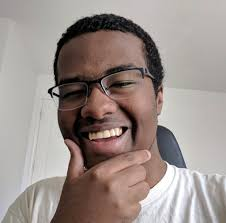
#> input picture Class9/Twomad.jpg, 226 x 223 px
$ python example.py
#> lines starting #> are read from the running program, lines starting #| are printed output that depends on the picture
from PIL import Image
from PIL import ImageFilter
im = Image.open('Twomad.jpg')
#> im is the input picture: PIL image 226x223 RGB; mean R, G, B 155.4, 143.7, 139.1

im.show()

print(im.format, im.size, im.mode)
#| JPEG (226, 223) RGB

# thumbnail

size = (128, 128)
im.thumbnail(size)
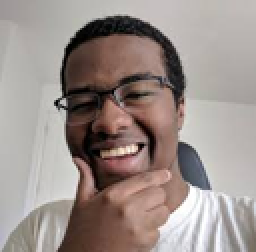
#> im: PIL image 128x126 RGB (shown 2 times larger); mean R, G, B 155.4, 143.7, 139.1

im.show()

im.save('thumbnail.jpg', 'JPEG')

# rotating
rotated = im.rotate(45)
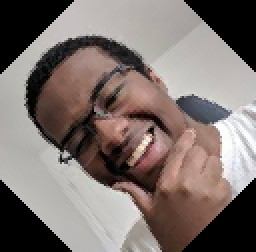
#> rotated: PIL image 128x126 RGB (shown 2 times larger); mean R, G, B 125.7, 114.6, 110.4
rotated.save('rotated.jpg', 'JPEG')

rotated.show()

# transpose
transposed = im.transpose(Image.FLIP_TOP_BOTTOM)
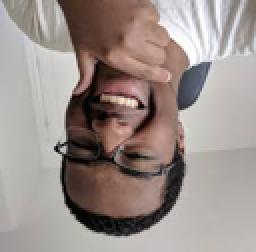
#> transposed: PIL image 128x126 RGB (shown 2 times larger); mean R, G, B 155.4, 143.7, 139.1
transposed.save('upsidedown.jpg', 'JPEG')

transposed.show()

# filter
detail = im.filter(ImageFilter.DETAIL)
detail.save('detail.jpg', 'JPEG')

detail.show()

# black and white
black_white = im.convert('L')
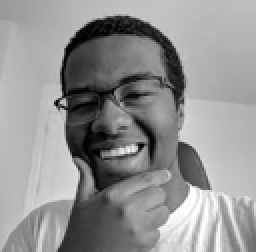
#> black_white: PIL image 128x126 L (shown 2 times larger); min 0, max 255, mean 146.7
black_white.save('black_white.jpg', 'JPEG')

black_white.show()
